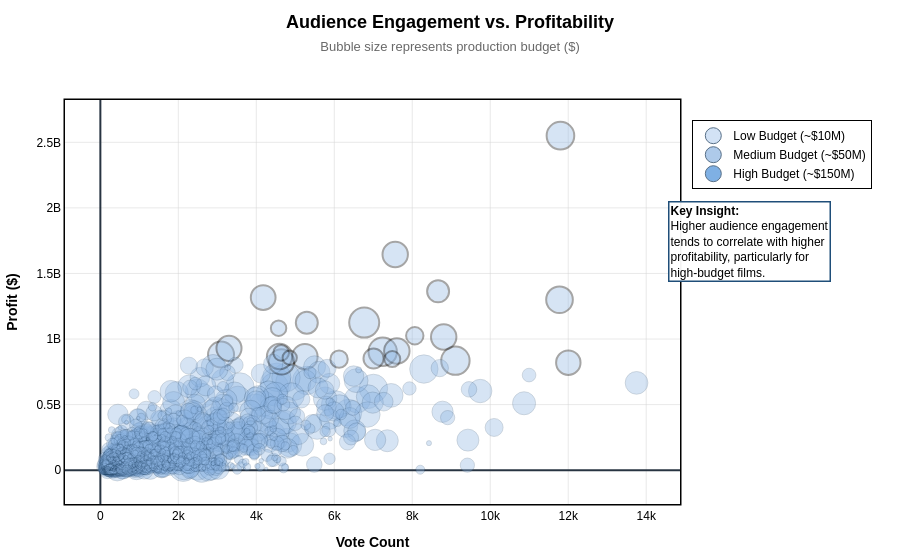

Notebook source saved alongside this figure:
### Markdown cell above
## 8. Bubble Chart: Audience Engagement vs. Profitability

**Objective:** To analyze the multidimensional relationship between audience engagement, production investment, and financial success. This visualization integrates three key business metrics: Audience Sentiment (Vote Count), Financial Outcome (Profit), and Operational Scale (Production Budget), allowing us to identify the "Sweet Spot" for film investments.

**Visual Strategy:**
* **Multidimensional Analysis:** The use of a bubble chart allows for the simultaneous display of three independent variables, revealing patterns that a standard 2D scatter plot would miss.
* **Density Management:** With thousands of data points, we utilize opacity and consistent color palettes to manage visual clutter, ensuring dense data regions remain readable while extreme outliers remain clearly identifiable.
* **Proportional Scaling:** Bubble size is normalized to area, ensuring the relative investment (Budget) is perceived accurately by the viewer, preventing large-budget films from visually distorting the analysis.

### Code cell
# 1. Data Preparation
df_bub = df[(df['profit'] > 0) & (df['budget'] > 0) & (df['vote_count'] > 100)].copy()

# Identify outliers (top 1% profit)
threshold = df_bub['profit'].quantile(0.99)
df_bub['is_outlier'] = df_bub['profit'] >= threshold

# 2. Bubble Sizing Strategy
sizeref = 2.0 * df_bub['budget'].max() / (35 ** 2)

# 3. Build Plotly Chart
fig = go.Figure()

# --- Main bubbles ---
fig.add_trace(go.Scatter(
    x=df_bub['vote_count'],
    y=df_bub['profit'],
    mode='markers',
    text=df_bub['title'],
    marker=dict(
        size=df_bub['budget'],
        sizeref=sizeref,
        sizemode='area',
        color='#8CB4E2',  # Main base color
        opacity=0.35,
        line=dict(
            color=np.where(df_bub['is_outlier'], 'black', '#113253'),
            width=np.where(df_bub['is_outlier'], 2, 0.5)
        )
    ),
    hovertemplate="<b>%{text}</b><br>Votes: %{x}<br>Profit: $%{y:,.0f}<extra></extra>",
    showlegend=False
))

# --- Size Legend (with color shades) ---
legend_sizes = [
    df_bub['budget'].quantile(0.25),
    df_bub['budget'].quantile(0.5),
    df_bub['budget'].quantile(0.9)
]

legend_labels = [
    'Low Budget (~$10M)',
    'Medium Budget (~$50M)',
    'High Budget (~$150M)'
]

#Color shades (same family)
legend_colors = [
    '#BFD7F2',  # light
    '#8CB4E2',  # medium
    '#4A90D9'   # darker
]

for s, label, c in zip(legend_sizes, legend_labels, legend_colors):
    fig.add_trace(go.Scatter(
        x=[None], y=[None],
        mode='markers',
        marker=dict(
            size=s,
            sizeref=sizeref,
            sizemode='area',
            color=c,
            opacity=0.7,
            line=dict(color='#113253', width=1)
        ),
        name=label,
        showlegend=True
    ))

# 4. Layout & Styling
fig.update_layout(
    title=dict(
        text="<b>Audience Engagement vs. Profitability</b><br>" +
             "<span style='font-size:13px; color:dimgray'>Bubble size represents production budget ($)</span>",
        font=dict(color='black', size=18),
        x=0.5, y=0.95
    ),
    plot_bgcolor='white',
    paper_bgcolor='white',

    legend=dict(
        x=1.02,
        y=0.95,
        bgcolor='rgba(255,255,255,0.9)',
        bordercolor='black',
        borderwidth=1
    ),

    xaxis=dict(
        title="<b>Vote Count</b>",
        color='black',
        showgrid=True, gridcolor='rgba(211, 211, 211, 0.5)',
        showline=True, linecolor='black', linewidth=1.5, mirror=True
    ),
    yaxis=dict(
        title="<b>Profit ($)</b>",
        color='black',
        showgrid=True, gridcolor='rgba(211, 211, 211, 0.5)',
        showline=True, linecolor='black', linewidth=1.5, mirror=True
    ),

    margin=dict(t=100, b=50, l=60, r=220),
    font=dict(color='black', family='Arial')
)

# 5. Business Insight Annotation (under legend)
fig.add_annotation(
    xref="paper", yref="paper",
    x=1.246, y=0.65,
    text="<b>Key Insight:</b><br>Higher audience engagement<br>tends to correlate with higher<br>profitability, particularly for<br>high-budget films.",
    showarrow=False,
    bgcolor="rgba(255, 255, 255, 0.95)",
    bordercolor="#1F4E79",
    borderwidth=1.5,
    font=dict(size=12, color="black"),
    align="left"
)

fig.show()

### Figure 1 — Plotly figure (JSON) as saved in the notebook; plotly's stock layout.template omitted (floating-point values rounded to 4 significant figures; data arrays with more than 128 entries replaced by an {"elided": "..."} marker saying what was removed)
{"data": [{"hovertemplate": "<b>%{text}</b><br>Votes: %{x}<br>Profit: $%{y:,.0f}<extra></extra>", "marker": {"color": "#8CB4E2", "line": {"color": {"elided": "2329 str values"}, "width": {"elided": "2329 float values"}}, "opacity": 0.35, "size": {"elided": "2329 float values"}, "sizemode": "area", "sizeref": 620400.0}, "mode": "markers", "showlegend": false, "text": {"elided": "2329 str values"}, "x": {"elided": "2329 int values"}, "y": {"elided": "2329 float values"}, "type": "scatter"}, {"marker": {"color": "#BFD7F2", "line": {"color": "#113253", "width": 1}, "opacity": 0.7, "size": 14000000.0, "sizemode": "area", "sizeref": 620400.0}, "mode": "markers", "name": "Low Budget (~$10M)", "showlegend": true, "x": [null], "y": [null], "type": "scatter"}, {"marker": {"color": "#8CB4E2", "line": {"color": "#113253", "width": 1}, "opacity": 0.7, "size": 30000000.0, "sizemode": "area", "sizeref": 620400.0}, "mode": "markers", "name": "Medium Budget (~$50M)", "showlegend": true, "x": [null], "y": [null], "type": "scatter"}, {"marker": {"color": "#4A90D9", "line": {"color": "#113253", "width": 1}, "opacity": 0.7, "size": 110000000.0, "sizemode": "area", "sizeref": 620400.0}, "mode": "markers", "name": "High Budget (~$150M)", "showlegend": true, "x": [null], "y": [null], "type": "scatter"}], "layout": {"title": {"font": {"color": "black", "size": 18}, "text": "<b>Audience Engagement vs. Profitability</b><br><span style='font-size:13px; color:dimgray'>Bubble size represents production budget ($)</span>", "x": 0.5, "y": 0.95}, "legend": {"x": 1.02, "y": 0.95, "bgcolor": "rgba(255,255,255,0.9)", "bordercolor": "black", "borderwidth": 1}, "xaxis": {"title": {"text": "<b>Vote Count</b>"}, "color": "black", "showgrid": true, "gridcolor": "rgba(211, 211, 211, 0.5)", "showline": true, "linecolor": "black", "linewidth": 1.5, "mirror": true}, "yaxis": {"title": {"text": "<b>Profit ($)</b>"}, "color": "black", "showgrid": true, "gridcolor": "rgba(211, 211, 211, 0.5)", "showline": true, "linecolor": "black", "linewidth": 1.5, "mirror": true}, "margin": {"t": 100, "b": 50, "l": 60, "r": 220}, "font": {"color": "black", "family": "Arial"}, "plot_bgcolor": "white", "paper_bgcolor": "white", "annotations": [{"align": "left", "bgcolor": "rgba(255, 255, 255, 0.95)", "bordercolor": "#1F4E79", "borderwidth": 1.5, "font": {"color": "black", "size": 12}, "showarrow": false, "text": "<b>Key Insight:</b><br>Higher audience engagement<br>tends to correlate with higher<br>profitability, particularly for<br>high-budget films.", "x": 1.246, "xref": "paper", "y": 0.65, "yref": "paper"}]}}
